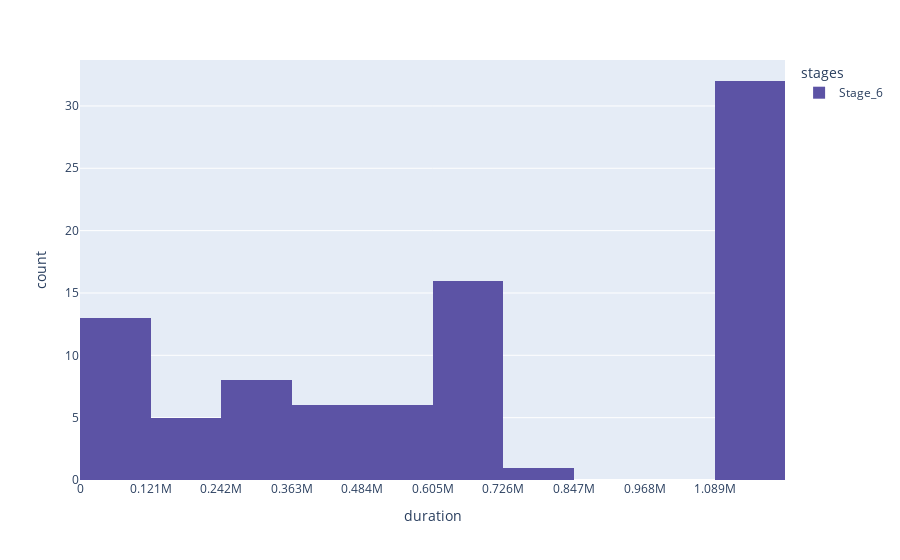

Notebook source saved alongside this figure:
### Markdown cell above
##### По одной активности

### Code cell
painter.hist_activity_of_dur(by_activity='Stage_6')

### Figure 1 — Plotly figure (JSON) as saved in the notebook; plotly's stock layout.template omitted (floating-point values rounded to 4 significant figures)
{"data": [{"alignmentgroup": "True", "bingroup": "x", "histfunc": "count", "hovertemplate": "stages=Stage_6<br>count=%{y}<extra></extra>", "legendgroup": "Stage_6", "marker": {"color": "rgb(92, 83, 165)", "pattern": {"shape": ""}}, "name": "Stage_6", "nbinsx": 10, "offsetgroup": "Stage_6", "orientation": "v", "showlegend": true, "type": "histogram", "x": [518400, 1149120, 1149120, 1149120, null, 691200, 86400, null, 1149120, 345600, 1149120, null, 1149120, null, 518400, 86400, null, 604800, 432000, 259200, 345600, 1149120, 604800, 691200, 86400, 691200, 1149120, 86400, 1149120, 345600, 1149120, 691200, 86400, 1149120, null, 604800, 1149120, 1149120, 86400, 604800, 86400, null, null, 1149120, 1149120, 1149120, 86400, null, 172800, 86400, 1149120, 432000, 604800, 345600, 1149120, null, 1149120, null, null, null, 172800, 518400, 518400, 432000, null, 172800, null, 604800, 1149120, 86400, 1149120, 1149120, 86400, null, 1149120, null, null, 1149120, 345600, 691200, 1149120, 1149120, 604800, 432000, null, 172800, 518400, 259200, 1149120, 777600, 1149120, 1149120, 432000, null, 432000, 1149120, 172800, null, 86400, 691200, 604800, null, 691200, 86400, 1149120, 518400, 1149120, null, 345600, 604800], "xaxis": "x", "xbins": {"size": 120960, "start": 0}, "yaxis": "y"}], "layout": {"barmode": "stack", "legend": {"title": {"text": "stages"}, "tracegroupgap": 0}, "margin": {"t": 60}, "title": {}, "xaxis": {"anchor": "y", "domain": [0, 1], "dtick": 120960, "fixedrange": true, "nticks": 10, "range": [0, 1208000.0], "title": {"text": "duration"}}, "yaxis": {"anchor": "x", "domain": [0, 1], "fixedrange": true, "title": {"text": "count"}}}}
